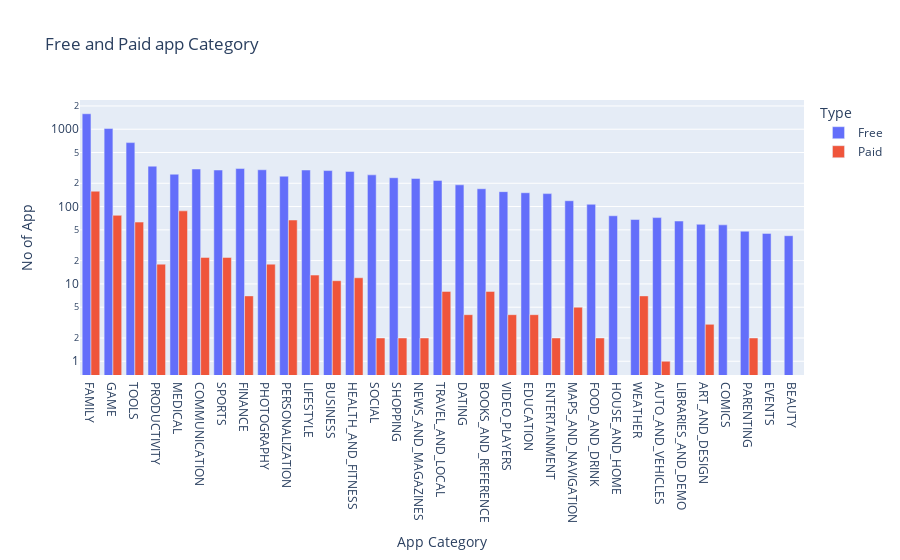

Notebook code cell kept with this figure:
### Code cell
g_bar = px.bar(df_app_free_paid,x="Category",y="App",color="Type",barmode="group", title="Free and Paid app Category")
g_bar.update_layout(xaxis_title="App Category",yaxis_title="No of App", xaxis={'categoryorder':'total descending'},
                    yaxis=dict(type='log'))
g_bar.show()

### Figure 1 — Plotly figure (JSON) as saved in the notebook; plotly's stock layout.template omitted (floating-point values rounded to 4 significant figures)
{"data": [{"alignmentgroup": "True", "hovertemplate": "Type=Free<br>Category=%{x}<br>App=%{y}<extra></extra>", "legendgroup": "Free", "marker": {"color": "#636efa", "pattern": {"shape": ""}}, "name": "Free", "offsetgroup": "Free", "orientation": "v", "showlegend": true, "textposition": "auto", "type": "bar", "x": ["ART_AND_DESIGN", "AUTO_AND_VEHICLES", "BEAUTY", "BOOKS_AND_REFERENCE", "BUSINESS", "COMICS", "COMMUNICATION", "DATING", "EDUCATION", "ENTERTAINMENT", "EVENTS", "FAMILY", "FINANCE", "FOOD_AND_DRINK", "GAME", "HEALTH_AND_FITNESS", "HOUSE_AND_HOME", "LIBRARIES_AND_DEMO", "LIFESTYLE", "MAPS_AND_NAVIGATION", "MEDICAL", "NEWS_AND_MAGAZINES", "PARENTING", "PERSONALIZATION", "PHOTOGRAPHY", "PRODUCTIVITY", "SHOPPING", "SOCIAL", "SPORTS", "TOOLS", "TRAVEL_AND_LOCAL", "VIDEO_PLAYERS", "WEATHER"], "xaxis": "x", "y": [59, 72, 42, 170, 292, 58, 306, 191, 151, 147, 45, 1585, 310, 107, 1020, 285, 76, 65, 297, 119, 262, 231, 48, 247, 299, 333, 236, 257, 297, 671, 218, 156, 68], "yaxis": "y"}, {"alignmentgroup": "True", "hovertemplate": "Type=Paid<br>Category=%{x}<br>App=%{y}<extra></extra>", "legendgroup": "Paid", "marker": {"color": "#EF553B", "pattern": {"shape": ""}}, "name": "Paid", "offsetgroup": "Paid", "orientation": "v", "showlegend": true, "textposition": "auto", "type": "bar", "x": ["ART_AND_DESIGN", "AUTO_AND_VEHICLES", "BOOKS_AND_REFERENCE", "BUSINESS", "COMMUNICATION", "DATING", "EDUCATION", "ENTERTAINMENT", "FAMILY", "FINANCE", "FOOD_AND_DRINK", "GAME", "HEALTH_AND_FITNESS", "LIFESTYLE", "MAPS_AND_NAVIGATION", "MEDICAL", "NEWS_AND_MAGAZINES", "PARENTING", "PERSONALIZATION", "PHOTOGRAPHY", "PRODUCTIVITY", "SHOPPING", "SOCIAL", "SPORTS", "TOOLS", "TRAVEL_AND_LOCAL", "VIDEO_PLAYERS", "WEATHER"], "xaxis": "x", "y": [3, 1, 8, 11, 22, 4, 4, 2, 158, 7, 2, 77, 12, 13, 5, 88, 2, 2, 67, 18, 18, 2, 2, 22, 63, 8, 4, 7], "yaxis": "y"}], "layout": {"barmode": "group", "legend": {"title": {"text": "Type"}, "tracegroupgap": 0}, "title": {"text": "Free and Paid app Category"}, "xaxis": {"anchor": "y", "categoryorder": "total descending", "domain": [0, 1], "title": {"text": "App Category"}}, "yaxis": {"anchor": "x", "domain": [0, 1], "title": {"text": "No of App"}, "type": "log"}}}
